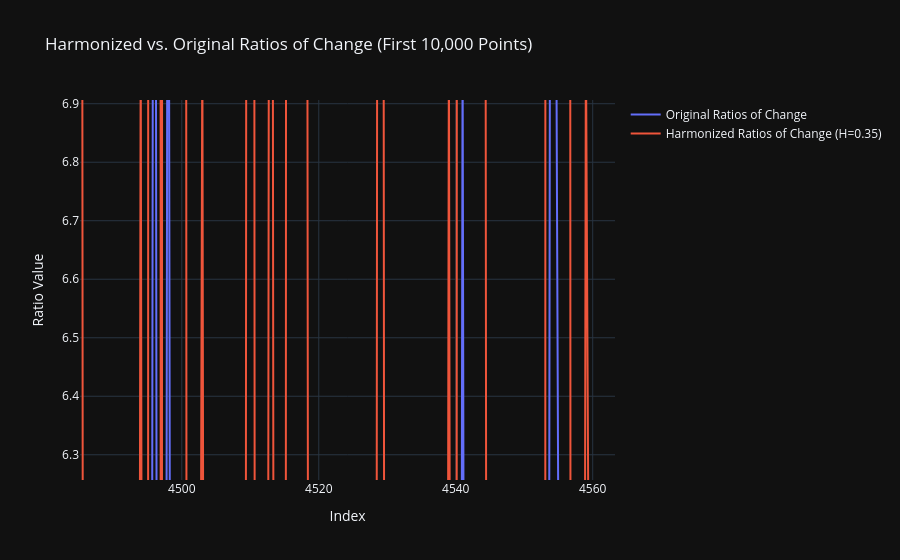

Notebook source saved alongside this figure:
### Code cell
import plotly.graph_objects as go
from mpmath import mp

# Step 1: Generate 1,000,000 Decimal Places of π
mp.dps = 1_000_000  # Set precision to 1,000,000
pi_str = str(mp.pi)[2:]  # Get π as a string and exclude "3."

# Convert to integers
def get_pi_decimals(precision):
    return [int(digit) for digit in pi_str[:precision]]

# Compute the ratio of change between consecutive digits
def compute_ratio_of_change(digits):
    changes = [abs(digits[i] - digits[i - 1]) for i in range(1, len(digits))]
    ratios = [changes[i] / changes[i - 1] if changes[i - 1] != 0 else 0 for i in range(1, len(changes))]
    return ratios

# Step 2: Apply Nexus 2 Framework Harmonization
def harmonize_data(data, harmonic_constant=0.35):
    return [(value - harmonic_constant) ** 2 for value in data]

# Generate data and compute ratios
decimals = get_pi_decimals(1_000_000)
ratios = compute_ratio_of_change(decimals)

# Harmonize the ratios
harmonized_ratios = harmonize_data(ratios)

# Step 3: Visualization
fig = go.Figure()

# Plot original ratios
fig.add_trace(go.Scatter(
    x=list(range(len(ratios[:10_000]))),  # Limit visualization to 10,000 points for clarity
    y=ratios[:10_000],
    mode='lines',
    name='Original Ratios of Change'
))

# Plot harmonized ratios
fig.add_trace(go.Scatter(
    x=list(range(len(harmonized_ratios[:10_000]))),  # Limit visualization to 10,000 points
    y=harmonized_ratios[:10_000],
    mode='lines',
    name='Harmonized Ratios of Change (H=0.35)'
))

# Update layout
fig.update_layout(
    title="Harmonized vs. Original Ratios of Change (First 10,000 Points)",
    xaxis_title="Index",
    yaxis_title="Ratio Value",
    template="plotly_dark",
    showlegend=True
)

# Show the plot
fig.show()

### Figure 1 — Plotly figure (JSON) as saved in the notebook; plotly's stock layout.template omitted (floating-point values rounded to 4 significant figures; data arrays with more than 128 entries replaced by an {"elided": "..."} marker saying what was removed)
{"data": [{"mode": "lines", "name": "Original Ratios of Change", "type": "scatter", "x": {"elided": "10000 int values"}, "y": {"elided": "10000 float values"}}, {"mode": "lines", "name": "Harmonized Ratios of Change (H=0.35)", "type": "scatter", "x": {"elided": "10000 int values"}, "y": {"elided": "10000 float values"}}], "layout": {"autosize": true, "dragmode": "pan", "showlegend": true, "title": {"text": "Harmonized vs. Original Ratios of Change (First 10,000 Points)"}, "xaxis": {"autorange": false, "range": [4485.0, 4563.0], "title": {"text": "Index"}, "type": "linear"}, "yaxis": {"autorange": false, "range": [6.257, 6.906], "title": {"text": "Ratio Value"}, "type": "linear"}}}
